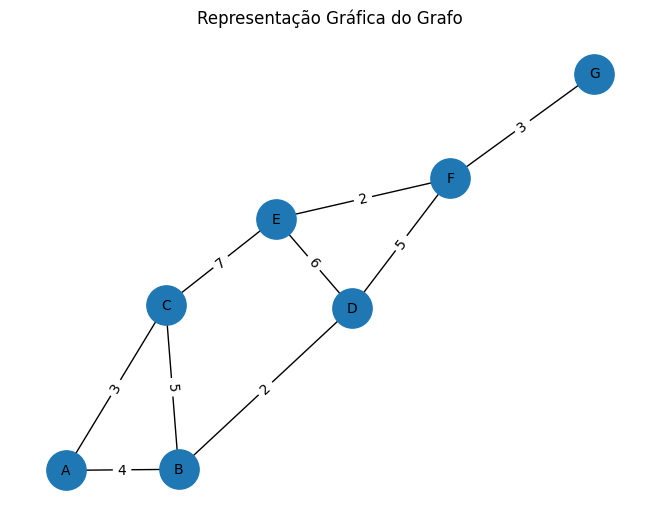

Reproduce this figure in Python.
import networkx as nx
import matplotlib.pyplot as plt


class GrafoPoderado:
    def __init__(self):
        self.vertices = {}

    def adicionar_cidade(self, cidade):
        # Adiciona uma cidade ao grafo.
        if cidade not in self.vertices:
            self.vertices[cidade] = {}

    def adicionar_estrada(self, cidade1, cidade2, distancia):
        # Cria uma estrada (aresta) entre duas cidades (vértices) com um peso (distância).
        self.vertices[cidade1][cidade2] = distancia
        self.vertices[cidade2][cidade1] = distancia  # Grafo não direcionado

    def dijkstra(self, origem, destino):
        # Encontra a menor rota entre duas cidades usando Dijkstra.
        nao_visitados = list(self.vertices.keys())  # Lista de cidades não visitadas
        distancias = {
            cidade: float("inf") for cidade in self.vertices
        }  # Inicializa todas as distâncias como infinito
        distancias[origem] = 0  # A distância da origem para ela mesma é 0
        predecessores = {}  # Para armazenar o caminho percorrido

        while nao_visitados:
            # Encontrar o nó com a menor distância conhecida
            cidade_atual = min(nao_visitados, key=lambda cidade: distancias[cidade])

            if distancias[cidade_atual] == float("inf"):
                break  # Se a menor distância ainda for infinita, não há caminho viável

            for vizinho, distancia in self.vertices[cidade_atual].items():
                nova_distancia = distancias[cidade_atual] + distancia
                if (
                    nova_distancia < distancias[vizinho]
                ):  # Se encontrarmos um caminho melhor
                    distancias[vizinho] = nova_distancia
                    predecessores[vizinho] = cidade_atual  # Armazena de onde viemos

            nao_visitados.remove(cidade_atual)  # Marca a cidade como visitada

        # Reconstrução do caminho
        caminho = []
        cidade_atual = destino
        while cidade_atual in predecessores:
            caminho.append(cidade_atual)
            cidade_atual = predecessores[cidade_atual]
        caminho.append(origem)
        caminho.reverse()

        return caminho, distancias[destino]


if __name__ == "__main__":
    mapa_cidades = GrafoPoderado()
    cidades = ["A", "B", "C", "D", "E", "F", "G"]

    for cidade in cidades:
        mapa_cidades.adicionar_cidade(cidade)

    estradas = [
        ("A", "B", 4),
        ("A", "C", 3),
        ("B", "C", 5),
        ("B", "D", 2),
        ("C", "E", 7),
        ("D", "E", 6),
        ("D", "F", 5),
        ("E", "F", 2),
        ("F", "G", 3),
    ]

    for cidade1, cidade2, distancia in estradas:
        mapa_cidades.adicionar_estrada(cidade1, cidade2, distancia)

    origem = "A"
    destino = "F"
    rota, distancia = mapa_cidades.dijkstra(origem, destino)

    print(f"Melhor rota de {origem} para {destino}: {' => '.join(rota)}")
    print(f"Distância total: {distancia} km")

    G = nx.Graph()
    G.add_nodes_from(cidades)
    G.add_weighted_edges_from(estradas)
    pos = nx.spring_layout(G)
    nx.draw(G, pos, with_labels=True, node_size=800, font_size=10)
    labels = nx.get_edge_attributes(G, "weight")
    nx.draw_networkx_edge_labels(G, pos, edge_labels=labels)

    plt.title("Representação Gráfica do Grafo")
    plt.savefig("ex1.png", bbox_inches="tight")
